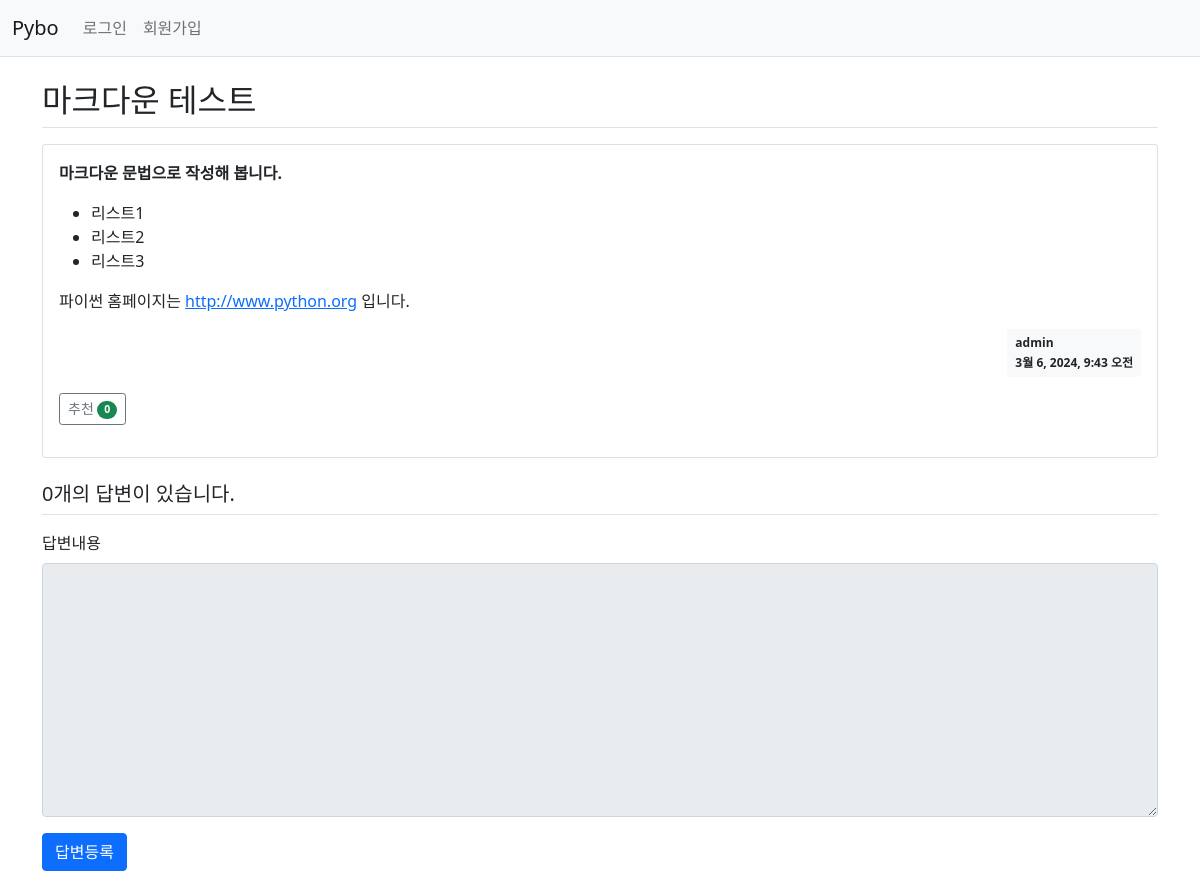
Page /pybo/305/ on the committed database.
### pybo/models.py (models this page shows, shortened)
class Question(models.Model):
    author = models.ForeignKey(User, on_delete=models.CASCADE, related_name='author_question')
    subject = models.CharField(max_length=200)
    content = models.TextField()
    create_date = models.DateTimeField()
    modify_date = models.DateTimeField(null=True, blank=True)
    voter = models.ManyToManyField(User, related_name='voter_question')  # 추천인 추가

### pybo/views/base_views.py (the view)
def detail(request, question_id):
    question = get_object_or_404(Question, pk=question_id)
    context = {'question': question}
    return render(request, 'pybo/question_detail.html', context)

### pybo/templatetags/pybo_filter.py (called while the page is built)
@register.filter
def mark(value):
    extensions = ["nl2br", "fenced_code"]
    return mark_safe(markdown.markdown(value, extensions=extensions))

### templates/pybo/question_detail.html (shortened to what this page needs)
<!DOCTYPE html>
<html lang="en">
<head>
</head>
<body>
{% extends 'base.html' %}
{% load pybo_filter %}
{% block content %}
<div class="container my-3">
    <h2 class="border-bottom py-2">{{ question.subject }}</h2>
    <div class="card my-3">
        <div class="card-body">
            <div class="card-text">{{ question.content|mark }}</div>
            <div class="d-flex justify-content-end">
                <div class="badge bg-light text-dark p-2 text-start">
                    <div class="mb-2">{{ question.author.username }}</div>
                    <div>{{ question.create_date }}</div>
                </div>
            </div>
            <div class="my-3">
                <a href="javascript:void(0)" data-uri="{% url 'pybo:question_vote' question.id  %}"
                   class="recommend btn btn-sm btn-outline-secondary"> 추천
                    <span class="badge rounded-pill bg-success">{{question.voter.count}}</span>
                </a>
            </div>
        </div>
    </div>
    <h5 class="border-bottom my-3 py-2">{{question.answer_set.count}}개의 답변이 있습니다.</h5>
    <form action="{% url 'pybo:answer_create' question.id %}" method="post" class="my-3">
        <div class="mb-3">
            <label for="content" class="form-label">답변내용</label>
            <textarea {% if not user.is_authenticated %}disabled{% endif %}
              name="content" id="content" class="form-control" rows="10"></textarea>
        </div>
        <input type="submit" value="답변등록" class="btn btn-primary">
    </form>
</div>
{% endblock %}

### rows in the picture
Question: subject "마크다운 테스트", content|mark "마크다운 문법으로 작성해 봅니다. 리스트1 리스트2 리스트3 파이썬 홈페이지는 http://www.python.org 입니다.", author.username "admin", create_date "3월 6, 2024, 9:43 오전", voter.count "0", answer_set.count "0"
